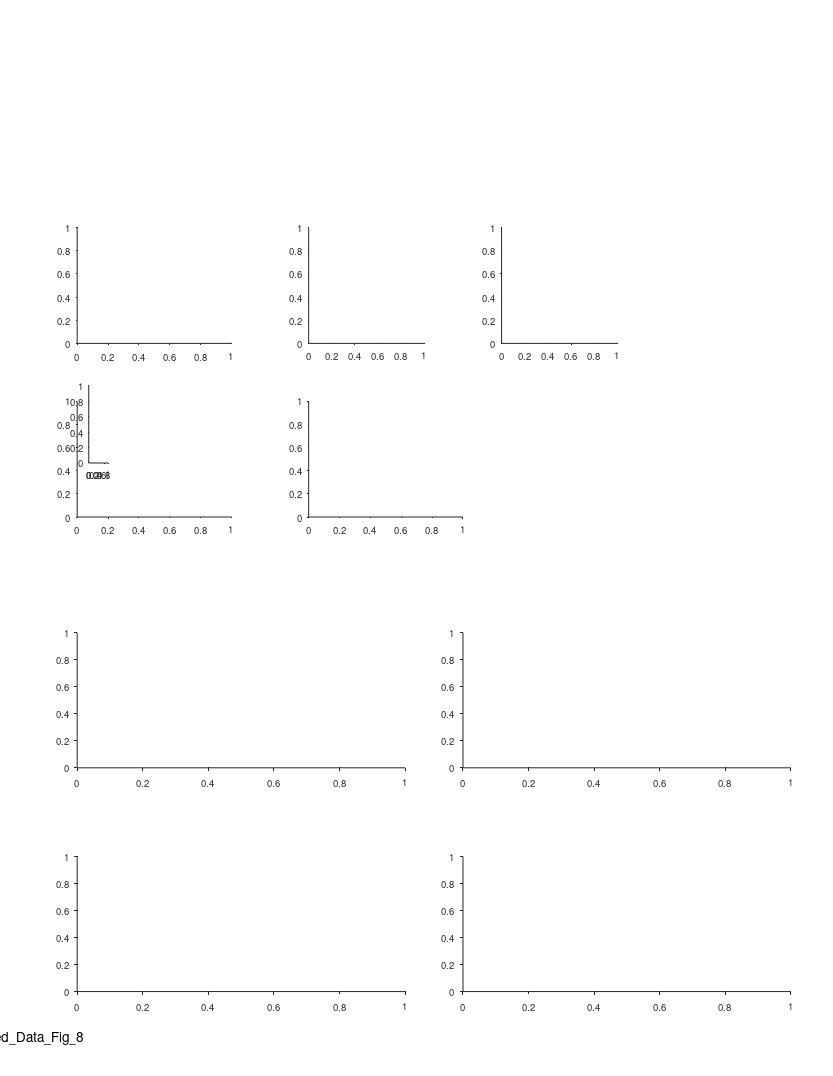

The MATLAB source for this figure: (Note: this script raises an error after producing the figure.)
%% Replay - Fig supp 8 - reverse/forward + future+past + takeoff/landing/midair + ball1/ball2
%%
clear 
clc
close all

%% data options 
params_opt = 11; % decoding opt 
% params_opt = 21; % decoding opt (random walk = fixed speed)

%% plotting options

%% graphics params
TakeLandCategoriesOrder = {
    'Takeoff'
    'Mid-air'
    'Landing'};
ForRevCategoriesOrder = {
    'Forward'
    'Reverse'};
PastFutureCategoriesOrder = {
    'Past'
    'Future'};

hist_style = 'stairs';
% hist_style = 'bar';
switch hist_style 
    case 'stairs'
        hist_color_prop = 'EdgeColor';
    case 'bar'
        hist_color_prop = 'FaceColor';
end


%% define output files
res_dir =  'L:\paper_replay\figures';
mkdir(res_dir)
fig_name_str = 'Extended_Data_Fig_8';
fig_caption_str = ' ';
log_name_str = [fig_name_str '_log_file' '.txt'];
log_name_str = strrep(log_name_str , ':', '-');
log_name_str = strrep(log_name_str , ' ', '_');
log_name_out = fullfile(res_dir, log_name_str);

%% open log file
diary off
diary(log_name_out)
diary on
disp('Log file');
disp(['created: ', datestr(clock)]);
disp('======================================================');
disp([fig_name_str ':' fig_caption_str]);   
disp('======================================================');
disp('');

%% create figure
% figure_size_cm = [21.0 29.7]; % ~A4
figure_size_cm = [21.6 27.9]; % ~US letter
close all
fig = figure;
% Some WYSIWYG options:
set(gcf,'DefaultAxesFontSize',7);
set(gcf,'DefaultAxesFontName','helvetica');
set(gcf,'DefaultAxesUnits','centimeters');
set(gcf,'PaperType','usletter')
% set(gcf,'PaperType','<custom>');
set(gcf,'PaperUnits','centimeters','PaperPosition',[0 0 figure_size_cm]);
set(gcf,'PaperOrientation','portrait');
set(gcf,'Units','centimeters','Position',get(gcf,'paperPosition')+[0 0 0 0]); % position on screen...
set(gcf, 'Renderer', 'painters');
% set(gcf, 'color', 'none');
set(groot, 'defaultAxesColor','None')
set(groot, 'defaultAxesTickDir', 'out');
set(groot,  'defaultAxesTickDirMode', 'manual');
annotation('textbox', [0.5 1 0 0], 'String',fig_name_str, 'HorizontalAlignment','center','Interpreter','none', 'FitBoxToText','on');

% create panels
clear panels
panels{1}(1) = axes('position', [2  19 4 3]);
panels{2}(1) = axes('position', [8  19 3 3]);
panels{3}(1) = axes('position', [13 19 3 3]);
panels{4}(1) = axes('position', [2 14.5 4 3]);
panels{4}(2) = axes('position', [2 14.5 .5 2]+[.3 1.4 0 0]);
panels{5}(1) = axes('position', [8 14.5 4 3]);

w = 8.5;
h = 3.5;
x = [2 12];
y = [8 2.2];
panels{6}(1,1) = axes('position', [x(1) y(1) w h]);
panels{6}(1,2) = axes('position', [x(2) y(1) w h]);
panels{6}(2,1) = axes('position', [x(1) y(2) w h]);
panels{6}(2,2) = axes('position', [x(2) y(2) w h]);

sdf = cellfun(@(x)x(:)', panels, 'UniformOutput', false);
sdf = [sdf{:}];
total_offset = [0 2.5];
for ii = 1:length(sdf)
    sdf(ii).Position([1 2]) = sdf(ii).Position([1 2]) + total_offset;
end

%% load data
if ~exist('events','var')

[exp_list,T] = decoding_get_inclusion_list();
T = T(exp_list,:);
clear exp_list
groupsummary(T,'bat_num')
if exist('bats_to_include','var')
    T = groupfilter(T,"bat_num",@(x)ismember(x,bats_to_include),'bat_num');
end
bats = unique(T.bat_num)

events = {};
for ii_exp = 1:height(T)
    % load exp data
    exp_ID = T.exp_ID{ii_exp};
    exp = exp_load_data(exp_ID,'details','rest');
    epoch_type = 'rest';
    [events_session, params] = decoding_load_events_quantification(exp_ID, epoch_type, params_opt, 'posterior');
    [~, TF] = decoding_apply_seq_inclusion_criteria([events_session.seq_model]);
    events_session(~TF) = [];
    if isempty(events_session)
        continue;
    end
    % assign resting ball num
    X = [exp.rest.events.start_ts];
    V = [exp.rest.events.ball_num];
    Xq = [events_session.peak_ts];
    [events_session.ball_num] = disperse( interp1(X, V, Xq, 'previous','extrap') );
    events{ii_exp} = events_session;
end
T.nEvents = cellfun(@length,events)';
sortrows( groupsummary(T,'bat_num',["median","mean","max","sum"],"nEvents"),"sum_nEvents", 'descend')
events = [events{:}];
seqs = [events.seq_model];
end

%% classify seq as forward / reverse 
gForRev = categorical([seqs.forward],[true false],{'Forward','Reverse'})';
gForRev = categorical(gForRev,ForRevCategoriesOrder);
nFor = sum(gForRev=='Forward');
nRev = sum(gForRev=='Reverse');
ForRev_binom_pval = myBinomTest(nFor,length(gForRev),0.5,'two');
disp('Comparing Forward vs. Reverse')
fprintf('Forward: n=%d, Reverse: n=%d, ratio=%.2g\n',nFor,nRev, nFor/nRev);
fprintf('Binomial test (two-sided), p=%.2g\n', ForRev_binom_pval);

%% classify seq as Takeoff / Landing (or non of them)
thr = 0.05;
gTakeLand = classify_replay_landing_takeoff_other(seqs,thr);
gTakeLand = categorical(gTakeLand,TakeLandCategoriesOrder);
nTakeoff = sum(gTakeLand=='Takeoff');
nLanding = sum(gTakeLand=='Landing');
nTakeoffLanding = nTakeoff + nLanding;
TakeLand_binom_pval = myBinomTest(nLanding,nTakeoffLanding,0.5,'two');
disp('Comparing Landing vs. takeoff')
fprintf('Landing: n=%d, Takeoff: n=%d, ratio=%.2g\n',nLanding,nTakeoff, nLanding/nTakeoff);
fprintf('Binomial test (two-sided), p=%.2g\n',TakeLand_binom_pval);

%% classify seq as (immediate) past / future
gPastFuture = categorical( ([events.ball_num] == 1 & [seqs.state_direction] == 1) | ...
                           ([events.ball_num] == 2 & [seqs.state_direction] == -1), ...
    [true false],{'Future','Past'})';
gPastFuture = categorical(gPastFuture,PastFutureCategoriesOrder);
nPast = sum(gPastFuture =='Past');
nFuture = sum(gPastFuture =='Future');
PastFuture_binom_pval = myBinomTest(nPast,length(gPastFuture),0.5,'two');
disp('Comparing (immediate) Past vs. Future')
fprintf('Past: n=%d, Future: n=%d, ratio=%.2g\n',nPast,nFuture, nPast/nFuture);
fprintf('Binomial test (two-sided), p=%.2g\n',PastFuture_binom_pval);


%% takeoff vs landing
axes(panels{1}(1))
cla
hold on
G = categorical(categories(gTakeLand));
gcounts = tabulate(gTakeLand);
counts = [gcounts{:,2}];
proportions = counts./sum(counts);
expectedProportion = [.05 .9 0.05];
p = myBinomTest(counts,sum(counts),expectedProportion,'two').*length(counts);
p(p==0)=realmin;
fprintf('\nboth balls: takeoff vs landing\n')
for ii = 1:length(p)
    fprintf('%s: P binom (two-sided) = %d\n',TakeLandCategoriesOrder{ii},p(ii));
end

xG = 1:length(G);
Y = proportions;
h=bar(xG,Y);
h.BarWidth = 0.75;
h.FaceColor = 0.5*[1 1 1];
hax=gca;
% hax.XTickLabel = TakeLandCategoriesOrder;
for ii = 1:length(G)
    x = ii+[-1 1].*h.BarWidth/2;
    y = expectedProportion(ii).*sum(Y);
    line(x, [y, y], 'Color', 'r', 'LineWidth', 2);
    x = ii;
    y = Y(ii)+0.001*max(Y);
%     text(x,y, "{\itP} < 10^{"+ceil(log10(p(ii)))+"}", horizontalAlignment = 'center',VerticalAlignment='bottom',FontSize=6);
    signifStr = genSignifStrAstricks(p(ii));
    str = {signifStr;"{\itn} = " + counts(ii)};
    text(x,y, str, horizontalAlignment = 'center',VerticalAlignment='bottom',FontSize=8);
end
% xlabel('Replay speed (m/s)', 'Units','normalized', 'Position',[0.5 -0.12]);
ylabel('Fraction', 'Units','normalized', 'Position',[-0.18 .5]);
hax=gca;
hax.TickLength(1) = [0.025];
hax.XRuler.TickLabelGapOffset = -1;
hax.YRuler.TickLabelGapOffset = 0;
hax.XLim = [min(xG) max(xG)] + [-1 1].*0.5;
hax.XTick = xG;
hax.XTickLabel = [];
for ii=1:length(TakeLandCategoriesOrder)
    text(ii, hax.YLim(1)-0.15*range(hax.YLim), {TakeLandCategoriesOrder{ii},'zone'},'HorizontalAlignment','center','FontSize',7)
end

%% takeoff vs landing - separated by balls
% for ii_ball = 1:2
% axes(panels{4}(ii_ball))
% cla
% hold on
% 
% events_ball_IX = [events.ball_num] == ii_ball;
% gTakeLand_by_ball = gTakeLand(events_ball_IX);
% G = categorical(categories(gTakeLand_by_ball));
% gcounts = tabulate(gTakeLand_by_ball);
% counts = [gcounts{:,2}];
% proportions = counts./sum(counts);
% expectedProportion = [.05 .9 0.05];
% expectedCounts = expectedProportion .* sum(counts);
% p = myBinomTest(counts,sum(counts),expectedProportion,'two').*length(counts);
% p(p==0)=realmin;
% xG = 1:length(G);
% 
% Y = proportions;
% h=bar(xG,Y);
% h.BarWidth = 0.75;
% h.FaceColor = 0.5*[1 1 1];
% hax=gca;
% hax.XTick = xG;
% hax.XTickLabel = TakeLandCategoriesOrder;
% for ii = 1:length(G)
%     x = ii+[-1 1].*h.BarWidth/2;
%     y = expectedProportion(ii).*sum(Y);
%     line(x, [y, y], 'Color', 'r', 'LineWidth', 2);
%     x = ii;
%     y = Y(ii)+0.001*max(Y);
% %     text(x,y, "{\itP} < 10^{"+ceil(log10(p(ii)))+"}", horizontalAlignment = 'center',VerticalAlignment='bottom',FontSize=6);
%     signifStr = genSignifStrAstricks(p(ii));
%     str = {signifStr;"{\itn} = " + counts(ii)};
%     text(x,y, str, horizontalAlignment = 'center',VerticalAlignment='bottom',FontSize=8);
% end
% % xlabel('Replay speed (m/s)', 'Units','normalized', 'Position',[0.5 -0.12]);
% ylabel('Fraction', 'Units','normalized', 'Position',[-0.2 .5]);
% hax=gca;
% hax.TickLength(1) = [0.025];
% hax.XRuler.TickLabelGapOffset = -1;
% hax.YRuler.TickLabelGapOffset = -1;
% hax.XLim = [min(xG) max(xG)] + [-1 1].*0.5;
% 
% end


%% Forward vs Reverse
axes(panels{3}(1))
cla
hold on
G = categorical(categories(gForRev));
gcounts = tabulate(gForRev);
counts = [gcounts{:,2}];
proportions = counts./sum(counts);
expectedProportion = [.5 .5];
expectedCounts = expectedProportion .* sum(counts);
p = myBinomTest(counts,sum(counts),expectedProportion,'two').*length(counts);
p(p==0)=realmin;
fprintf('\nboth balls: Forward vs Reverse\n')
for ii = 1:length(p)
    fprintf('%s: P binom (two-sided) = %d\n',ForRevCategoriesOrder{ii},p(ii));
end

xG = 1:length(G);
Y = proportions;
h=bar(xG,Y);
h.BarWidth = 0.75;
h.FaceColor = 0.5*[1 1 1];
hax=gca;
hax.XTick = xG;
hax.XTickLabel = ForRevCategoriesOrder;
for ii = 1:length(G)
    x = ii+[-1 1].*h.BarWidth/2;
    y = expectedProportion(ii).*sum(Y);
    line(x, [y, y], 'Color', 'r', 'LineWidth', 2);
    x = ii;
    y = Y(ii)+0.03*max(Y);
%     text(x,y, "{\itP} < 10^{"+ceil(log10(p(ii)))+"}", horizontalAlignment = 'center',VerticalAlignment='bottom',FontSize=6);
    signifStr = genSignifStrAstricks(p(ii));
    str = {signifStr;"{\itn} = " + counts(ii)};
    text(x,y, str, horizontalAlignment = 'center',VerticalAlignment='bottom',FontSize=8);
end
% xlabel('Replay speed (m/s)', 'Units','normalized', 'Position',[0.5 -0.12]);
ylabel('Fraction', 'Units','normalized', 'Position',[-0.2 .5]);
hax=gca;
hax.TickLength(1) = [0.025];
hax.XRuler.TickLabelGapOffset = -1;
hax.YRuler.TickLabelGapOffset = 0;
hax.XLim = [min(xG) max(xG)] + [-1 1].*0.5;
hax.YLim = [0 0.7];


%% Forward vs Reverse - separated by balls
% for ii_ball = 1:2
% axes(panels{5}(ii_ball))
% cla
% hold on
% 
% events_ball_IX = [events.ball_num] == ii_ball;
% gForRev_by_ball = gForRev(events_ball_IX);
% G = categorical(categories(gForRev_by_ball));
% gcounts = tabulate(gForRev_by_ball);
% counts = [gcounts{:,2}];
% proportions = counts./sum(counts);
% expectedProportion = [.5 .5];
% expectedCounts = expectedProportion .* sum(counts);
% p = myBinomTest(counts,sum(counts),expectedProportion,'two').*length(counts);
% p(p==0)=realmin;
% xG = 1:length(G);
% 
% Y = proportions;
% h=bar(xG,Y);
% h.BarWidth = 0.75;
% h.FaceColor = 0.5*[1 1 1];
% hax=gca;
% hax.XTick = xG;
% hax.XTickLabel = ForRevCategoriesOrder;
% for ii = 1:length(G)
%     x = ii+[-1 1].*h.BarWidth/2;
%     y = expectedProportion(ii).*sum(Y);
%     line(x, [y, y], 'Color', 'r', 'LineWidth', 2);
%     x = ii;
%     y = Y(ii)+0.001*max(Y);
% %     text(x,y, "{\itP} < 10^{"+ceil(log10(p(ii)))+"}", horizontalAlignment = 'center',VerticalAlignment='bottom',FontSize=6);
%     signifStr = genSignifStrAstricks(p(ii));
%     str = {signifStr;"{\itn} = " + counts(ii)};
%     text(x,y, str, horizontalAlignment = 'center',VerticalAlignment='bottom',FontSize=8);
% end
% % xlabel('Replay speed (m/s)', 'Units','normalized', 'Position',[0.5 -0.12]);
% ylabel('Fraction', 'Units','normalized', 'Position',[-0.2 .5]);
% hax=gca;
% hax.TickLength(1) = [0.025];
% hax.XRuler.TickLabelGapOffset = -1;
% hax.YRuler.TickLabelGapOffset = -1;
% hax.XLim = [min(xG) max(xG)] + [-1 1].*0.5;
% hax.YLim = [0 0.7];
% 
% end



%% Future vs Past
axes(panels{2}(1))
cla
hold on
G = categorical(categories(gPastFuture));
gcounts = tabulate(gPastFuture);
counts = [gcounts{:,2}];
proportions = counts./sum(counts);
expectedProportion = [.5 .5];
expectedCounts = expectedProportion .* sum(counts);
p = myBinomTest(counts,sum(counts),expectedProportion,'two').*length(counts);
p(p==0)=realmin;
fprintf('\nboth balls: Future vs Past\n')
for ii = 1:length(p)
    fprintf('%s: P binom (two-sided) = %d\n',PastFutureCategoriesOrder{ii},p(ii));
end

xG = 1:length(G);
Y = proportions;
h=bar(xG,Y);
h.BarWidth = 0.75;
h.FaceColor = 0.5*[1 1 1];
hax=gca;
hax.XTick = xG;
hax.XTickLabel = PastFutureCategoriesOrder;
for ii = 1:length(G)
    x = ii+[-1 1].*h.BarWidth/2;
    y = expectedProportion(ii).*sum(Y);
    line(x, [y, y], 'Color', 'r', 'LineWidth', 2);
    x = ii;
    y = Y(ii)+0.1*max(Y);
%     text(x,y, "{\itP} < 10^{"+ceil(log10(p(ii)))+"}", horizontalAlignment = 'center',VerticalAlignment='bottom',FontSize=6);
    signifStr = genSignifStrAstricks(p(ii));
    str = {signifStr;"{\itn} = " + counts(ii)};
    text(x,y, str, horizontalAlignment = 'center',VerticalAlignment='bottom',FontSize=8);
end
% xlabel('Replay speed (m/s)', 'Units','normalized', 'Position',[0.5 -0.12]);
ylabel('Fraction', 'Units','normalized', 'Position',[-0.2 .5]);
hax=gca;
hax.TickLength(1) = [0.025];
hax.XRuler.TickLabelGapOffset = -1;
hax.YRuler.TickLabelGapOffset = 0;
hax.XLim = [min(xG) max(xG)] + [-1 1].*0.5;
hax.YLim = [0 0.7];

%% Future vs Past - separated by balls
% for ii_ball = 1:2
% axes(panels{6}(ii_ball))
% cla
% hold on
% 
% events_ball_IX = [events.ball_num] == ii_ball;
% gPastFuture_by_ball = gPastFuture(events_ball_IX);
% G = categorical(categories(gPastFuture_by_ball));
% gcounts = tabulate(gPastFuture_by_ball);
% counts = [gcounts{:,2}];
% proportions = counts./sum(counts);
% expectedProportion = [.5 .5];
% expectedCounts = expectedProportion .* sum(counts);
% p = myBinomTest(counts,sum(counts),expectedProportion,'two').*length(counts);
% p(p==0)=realmin;
% xG = 1:length(G);
% 
% Y = proportions;
% h=bar(xG,Y);
% h.BarWidth = 0.75;
% h.FaceColor = 0.5*[1 1 1];
% hax=gca;
% hax.XTick = xG;
% hax.XTickLabel = PastFutureCategoriesOrder;
% for ii = 1:length(G)
%     x = ii+[-1 1].*h.BarWidth/2;
%     y = expectedProportion(ii).*sum(Y);
%     line(x, [y, y], 'Color', 'r', 'LineWidth', 2);
%     x = ii;
%     y = Y(ii)+0.001*max(Y);
% %     text(x,y, "{\itP} < 10^{"+ceil(log10(p(ii)))+"}", horizontalAlignment = 'center',VerticalAlignment='bottom',FontSize=6);
%     signifStr = genSignifStrAstricks(p(ii));
%     str = {signifStr;"{\itn} = " + counts(ii)};
%     text(x,y, str, horizontalAlignment = 'center',VerticalAlignment='bottom',FontSize=8);
% end
% % xlabel('Replay speed (m/s)', 'Units','normalized', 'Position',[0.5 -0.12]);
% ylabel('Fraction', 'Units','normalized', 'Position',[-0.2 .5]);
% % text(1.6,0.5,"Ball "+ii_ball,'Units','normalized','FontSize',10,'HorizontalAlignment','center');
% hax=gca;
% hax.TickLength(1) = [0.025];
% hax.XRuler.TickLabelGapOffset = -1;
% hax.YRuler.TickLabelGapOffset = -1;
% hax.XLim = [min(xG) max(xG)] + [-1 1].*0.5;
% hax.YLim = [0 0.7];
% 
% end









%% Takeoff/Landing X Past/Future X Forward/Reverse
axes(panels{4}(1))
cla reset
hold on

% from fig 2  (start) ---------------
TakeLand_thr = 0.05;
g = gTakeLand .* gPastFuture;
[N,G] = histcounts(g);
N = reshape(N,2,3)';
G = reshape(G,2,3)';
takeoff_IX = find(all(contains(G,'Takeoff'),2));
midair_IX = find(all(contains(G,'Mid-air'),2));
landing_IX = find(all(contains(G,'Landing'),2));
new_order = [takeoff_IX midair_IX landing_IX];
N = N(new_order,:);
G = G(new_order,:);
N([1 3],:) = N([1 3],:)./TakeLand_thr;
N([2],:) = N([2],:)./(1-2*TakeLand_thr);
N = N ./ sum(N,"all");
% from fig 2  (end) ---------------

g = gTakeLand .* gPastFuture .*gForRev;
[N,G] = histcounts(g);
N = reshape(N,2,2,3);
G = reshape(G,2,2,3);
N = permute(N,[3 2 1]);
G = permute(G,[3 2 1]);
new_order = [takeoff_IX midair_IX landing_IX];  
N = N(new_order,:,:);
G = G(new_order,:,:);

N([1 3],:,:) = N([1 3],:,:)./TakeLand_thr;
N([2],  :,:) = N([2],  :,:)./(1-2*TakeLand_thr);
N = N ./ sum(N,"all");

w = 0.28;
x = linspace(0,1,3);
hs = (x(2)-x(1))*0.35;
clear hb1 hb2
hb1 = bar(x-hs/2,   squeeze(N(:,1,:)), w, 'stacked');
hb2 = bar(x+hs/2,   squeeze(N(:,2,:)), w, 'stacked');
hb1(1).FaceColor = 'flat';
hb1(2).FaceColor = 'flat';
hb2(1).FaceColor = 'flat';
hb2(2).FaceColor = 'flat';
hb1(1).CData = 0.00*[1 1 1];
hb1(2).CData = 0.35*[1 1 1];
hb2(1).CData = 0.85*[1 1 1];
hb2(2).CData = 1.00*[1 1 1];
% hb1(1).FaceColor = 0.0*[1 1 1];
% hb1(2).FaceColor = 0.0*[1 1 1];
% hb2(1).FaceColor = 1.0*[1 1 1];
% hb2(2).FaceColor = 1.0*[1 1 1];
% plot(hb1(1).XData+w/4.*[-1 1]',hb1(1).YData([1 1;2 2;3 3]'),'w','LineWidth',1.1);
% plot(hb2(1).XData+w/4.*[-1 1]',hb2(1).YData([1 1;2 2;3 3]'),'k','LineWidth',1.1);
% hb1(1).EdgeColor = 'w';
% hb1(2).EdgeColor = 'w';
% hb2(1).EdgeColor = 'k';
% hb2(2).EdgeColor = 'k';
xlim([0 1]+w.*[-1 1])
xticklabels()
hax=gca;
hax.XTickLabel = [];
for ii=1:length(TakeLandCategoriesOrder)
    text(x(ii), hax.YLim(1)-0.15*range(hax.YLim), {TakeLandCategoriesOrder{ii},'zone'},'HorizontalAlignment','center','FontSize',7)
end

ylabel('Fraction')

%% add legend 
clc
axes(panels{4}(2))
cla reset
hold on
axis off
axis ij

V = [.2 0; .2 .7; .8 .7; .8 0];
F = [1 2 3 4 1];
h=patch('Faces',F,'Vertices',V+[0 1]*1); h.FaceColor=[1 1 1]*.1;
h=patch('Faces',F,'Vertices',V+[0 1]*2); h.FaceColor=[1 1 1]*.3;
h=patch('Faces',F,'Vertices',V+[0 1]*3); h.FaceColor=[1 1 1]*.7;
h=patch('Faces',F,'Vertices',V+[0 1]*4); h.FaceColor=[1 1 1]*.9;

% x = [0.2 0.2 .8 .8];
% y = [0 .7 .7 0];
% h=patch('XData',x, 'YData', y+1, 'FaceColor','Flat')
% patch(x,y+1, 'r', 'FaceColor','Flat', 'CData',0.35*[1 1 1])
% patch(x,y+2, 'r', 'FaceColor','Flat', 'CData',0.35*[1 1 1])
% patch(x,y+3, 'r', 'FaceColor','Flat', 'CData',0.35*[1 1 1])
% patch(x,y+4, 'r', 'FaceColor','Flat', 'CData',0.35*[1 1 1])
% patch(x,y+2, 0.*[1 1 1])
% patch(x,y+3, 0.85*[1 1 1])
% patch(x,y+4, 1.0*[1 1 1])
x = 1.1;
y = [1:4]+0.35;
font_size = 7;
text(x,y(1),'Past forward','FontSize',font_size,'HorizontalAlignment','left','VerticalAlignment','middle')
text(x,y(2),'Past reverse','FontSize',font_size,'HorizontalAlignment','left','VerticalAlignment','middle')
text(x,y(3),'Future forward','FontSize',font_size,'HorizontalAlignment','left','VerticalAlignment','middle')
text(x,y(4),'Future reverse','FontSize',font_size,'HorizontalAlignment','left','VerticalAlignment','middle')
xlim([0 1])
ylim([0 5])

%% replay distance from current location
axes(panels{5}(1))
cla reset
hold on
x = abs([seqs.middle_pos_norm] - interp1([1 2],[0 1],[events.rest_ball_num]));
histogram(x,'BinWidth',0.05,'BinLimits',[0 1],'DisplayStyle','stairs','Normalization','probability','EdgeColor','k');
% gTakeLand = reordercats(gTakeLand,["Takeoff","Mid-air","Landing"]);
% G = categories(gTakeLand);
% for ii_g = 1:length(G)
%     gcurr = G{ii_g};
%     IX = gTakeLand==gcurr;
% %     IX = IX & gForRev=="Forward";
% %     IX = IX & gForRev=="Reverse";
%     seqs_g = seqs(IX);
%     events_g = events(IX);
%     x = abs([seqs_g.middle_pos_norm] - interp1([1 2],[0 1],[events_g.rest_ball_num]));
%     histogram(x,'BinWidth',0.05,'BinLimits',[0 1],'DisplayStyle','stairs','DisplayName',gcurr,'Normalization','probability');
% end
xlim([0 1])
xticks([0 1])
% legend('Box','off')
xlabel({'Distance of awake replay';'from current position (norm.)'},'units','normalized','position',[0.5 -.05])
ylabel('Probability')








%% ========================================================================

%% plot replay start/end position histograms (per forward/reverse replays)
nbins = 100;
cmap = brewermap(100,'RdBu');
clrs = cmap([0.9 0.1].*size(cmap,1),:);
directions = [1 -1];
g = gForRev';
for ii_dir = 1:length(directions)
    seqs_dir_TF = [seqs.state_direction]==directions(ii_dir);

    axes(panels{6}(1,ii_dir))
    cla reset
    hold on
    x = [seqs.start_pos_norm];
    histogram(x(g=='Forward' & seqs_dir_TF),linspace(0,1,nbins+1),'Normalization','count',hist_color_prop,clrs(1,:),'DisplayStyle',hist_style);
    histogram(x(g=='Reverse' & seqs_dir_TF),linspace(0,1,nbins+1),'Normalization','count',hist_color_prop,clrs(2,:),'DisplayStyle',hist_style);
%     h=legend('Forward','Reverse');
%     h.Box='off';
    xlabel('Start position of replay (norm.)')
    ylabel('Counts')
    hax=gca;
    hax.XRuler.TickLabelGapOffset = -1;

    axes(panels{6}(2,ii_dir))
    cla
    hold on
    x = [seqs.end_pos_norm];
    histogram(x(g=='Forward' & seqs_dir_TF),linspace(0,1,nbins+1),'Normalization','count',hist_color_prop,clrs(1,:),'DisplayStyle',hist_style);
    histogram(x(g=='Reverse' & seqs_dir_TF),linspace(0,1,nbins+1),'Normalization','count',hist_color_prop,clrs(2,:),'DisplayStyle',hist_style);
    xlabel('End position of replay (norm.)')
    ylabel('Counts')
    hax=gca;
    hax.XRuler.TickLabelGapOffset = -1;
end

% set ylimits
panels{6}(1,1).YLim = [0 80];
panels{6}(2,1).YLim = [0 180];
panels{6}(1,2).YLim = [0 120];
panels{6}(2,2).YLim = [0 150];

for ii=1:numel(panels{6})
    pnl = panels{6}(ii); axes(pnl);
    text(0,-0.24*range(pnl.YLim),{'Resting';'platform 1'},'HorizontalAlignment','center','FontSize',8);
    text(1,-0.24*range(pnl.YLim),{'Resting';'platform 2'},'HorizontalAlignment','center','FontSize',8);
end

% pointers to takeoff/landing in the histogram (dir 1)
TL_fnt_sz = 7;
h=annotation('textarrow');
h.Parent=panels{6}(1,1);
h.X = 0.011*[1 1];
h.Y = 45+[0 -7];
h.String = '    Takeoffs';
h.FontSize = TL_fnt_sz; h.HeadLength = 4; h.HeadWidth = 4;

h=annotation('textarrow');
h.Parent=panels{6}(1,1);
h.X = 0.052*[1 1];
h.Y = 22+[0 -7];
h.String = {'           Reverse','           takeoffs'};
h.FontSize = TL_fnt_sz; h.HeadLength = 4; h.HeadWidth = 4;

h=annotation('textarrow');
h.Parent=panels{6}(1,1);
h.X = 0.92.*[1 1];
h.Y = 75+[0 -7];
h.String = {'Landings          '};
h.FontSize = TL_fnt_sz; h.HeadLength = 4; h.HeadWidth = 4;

h=annotation('textarrow');
h.Parent=panels{6}(1,1);
h.X = 0.985*[1 1];
h.Y = 70+[0 -7];
h.String = {'            Reverse';'            landings'};
h.FontSize = TL_fnt_sz; h.HeadLength = 4; h.HeadWidth = 4;

h=annotation('textarrow');
h.Parent=panels{6}(2,1);
h.X = 0.005*[1 1];
h.Y = 61+[0 -30];
h.String = {'     Reverse','     takeoffs'};
h.FontSize = TL_fnt_sz; h.HeadLength = 4; h.HeadWidth = 4;

h=annotation('textarrow');
h.Parent=panels{6}(2,1);
h.X = 0.05*[1 1];
h.Y = 35+[0 -15];
h.String = {'        Takeoffs'};
h.FontSize = TL_fnt_sz; h.HeadLength = 4; h.HeadWidth = 4;

h=annotation('textarrow');
h.Parent=panels{6}(2,1);
h.X = 0.985*[1 1];
h.Y = 180+[0 -12];
h.String = 'Landings';
h.FontSize = TL_fnt_sz; h.HeadLength = 4; h.HeadWidth = 4;

h=annotation('textarrow');
h.Parent=panels{6}(2,1);
h.X = 0.93*[1 1];
h.Y = 60+[0 -12];
h.String = {'Reverse          ','landings          '};
h.FontSize = TL_fnt_sz; h.HeadLength = 4; h.HeadWidth = 4;

% pointers to takeoff/landing in the histogram (dir 2)
h=annotation('textarrow');
h.Parent=panels{6}(1,2);
h.X = 0.015*[1 1];
h.Y = 110+[0 -12];
h.String = {'     Reverse','     landings'};
h.FontSize = TL_fnt_sz; h.HeadLength = 4; h.HeadWidth = 4;

h=annotation('textarrow');
h.Parent=panels{6}(1,2);
h.X = 0.06*[1 1];
h.Y = 65+[0 -12];
h.String = '          Landings';
h.FontSize = TL_fnt_sz; h.HeadLength = 4; h.HeadWidth = 4;

h=annotation('textarrow');
h.Parent=panels{6}(1,2);
h.X = 0.99*[1 1];
h.Y = 70+[0 -20];
h.String = '       Takeoffs';
h.FontSize = TL_fnt_sz; h.HeadLength = 4; h.HeadWidth = 4;

h=annotation('textarrow');
h.Parent=panels{6}(1,2);
h.Units='normalized';
h.X = 0.95+[0 0];
h.Y = 47+[0 -15];
h.String = {'Reverse          ','takeoffs          '};
h.FontSize = TL_fnt_sz; h.HeadLength = 4; h.HeadWidth = 4;

h=annotation('textarrow');
h.Parent=panels{6}(2,2);
h.X = 0.015*[1 1];
h.Y = 140+[0 -15];
h.String = '    Landings';
h.FontSize = TL_fnt_sz; h.HeadLength = 4; h.HeadWidth = 4;

h=annotation('textarrow');
h.Parent=panels{6}(2,2);
h.X = 0.07*[1 1];
h.Y = 65+[0 -15];
h.String = {'       Reverse','       landings'};
h.FontSize = TL_fnt_sz; h.HeadLength = 4; h.HeadWidth = 4;

h=annotation('textarrow');
h.Parent=panels{6}(2,2);
h.X = 0.99*[1 1];
h.Y = 60+[0 -20];
h.String = {'       Reverse','       takeoffs'};
h.FontSize = TL_fnt_sz; h.HeadLength = 4; h.HeadWidth = 4;

h=annotation('textarrow');
h.Parent=panels{6}(2,2);
h.Units='normalized';
h.X = 0.93+[0 0];
h.Y = 50+[0 -15];
h.String = {'Takeoffs         '};
h.FontSize = TL_fnt_sz; h.HeadLength = 4; h.HeadWidth = 4;

%% legend (dir 1)
pnl = panels{6}(1,1);
axes(pnl);
h=annotation('textarrow');
h.Units='centimeters';
h.X = pnl.Position(1) + pnl.Position(3).*[0.6 0.8];
h.Y = pnl.Position(2) + pnl.Position(4).*[1.1 1.1];
h.Text.HorizontalAlignment = 'right';
h.String = 'For map of direction  '; h.FontSize = 9;

h=annotation('textarrow');
h.Units='centimeters';
h.X = pnl.Position(1) + pnl.Position(3).*[0.6 0.7];
h.Y = pnl.Position(2) + pnl.Position(4).*[0.9 0.9];
h.Color = clrs(1,:); h.String = 'Forward  '; h.FontSize = 9;
h.HeadLength = 5; h.HeadWidth = 8;

h=annotation('textarrow');
h.Units='centimeters';
h.X = pnl.Position(1) + pnl.Position(3).*[0.7 0.6];
h.Y = pnl.Position(2) + pnl.Position(4).*[0.73 0.73];
h.Color = clrs(2,:);
h.Text.HorizontalAlignment = 'right';
h.String = 'Reverse           '; h.FontSize = 9;
h.HeadLength = 5; h.HeadWidth = 8;

%% legend (dir 2)
pnl = panels{6}(1,2);
axes(pnl);
h=annotation('textarrow');
h.Units='centimeters';
h.X = pnl.Position(1) + pnl.Position(3).*[0.8 0.6];
h.Y = pnl.Position(2) + pnl.Position(4).*[1.1 1.1];
h.Text.HorizontalAlignment = 'right';
h.String = 'For map of direction                    '; h.FontSize = 9;

h=annotation('textarrow');
h.Units='centimeters';
h.X = pnl.Position(1) + pnl.Position(3).*[0.7 0.6];
h.Y = pnl.Position(2) + pnl.Position(4).*[0.9 0.9];
h.Text.HorizontalAlignment = 'right';
h.Color = clrs(1,:); h.String = 'Forward           '; h.FontSize = 9;
h.HeadLength = 5; h.HeadWidth = 8;

h=annotation('textarrow');
h.Units='centimeters';
h.X = pnl.Position(1) + pnl.Position(3).*[0.6 0.7];
h.Y = pnl.Position(2) + pnl.Position(4).*[0.73 0.73];
h.Color = clrs(2,:);
h.String = 'Reverse  '; h.FontSize = 9;
h.HeadLength = 5; h.HeadWidth = 8;


%% ========================================================================



%% add panel letters
font_size = 11;
axes(panels{1}(1))
text(-0.25,1.1, 'a', 'Units','normalized','FontWeight','bold','FontSize',font_size);
axes(panels{2}(1))
text(-0.4,1.1, 'b', 'Units','normalized','FontWeight','bold','FontSize',font_size);
axes(panels{3}(1))
text(-0.3,1.1, 'c', 'Units','normalized','FontWeight','bold','FontSize',font_size);
axes(panels{4}(1))
text(-0.25,1.1, 'd', 'Units','normalized','FontWeight','bold','FontSize',font_size);
axes(panels{5}(1))
text(-0.28,1.1, 'e', 'Units','normalized','FontWeight','bold','FontSize',font_size);
axes(panels{6}(1,1))
text(-0.115,1.1, 'f', 'Units','normalized','FontWeight','bold','FontSize',font_size);
axes(panels{6}(2,1))
text(-0.115,1.1, 'g', 'Units','normalized','FontWeight','bold','FontSize',font_size);

%% add line titles
% axes(panels{1}(1))
% text(-0.7,0.5,{"Both landing","balls"},'Units','normalized','FontSize',10,'HorizontalAlignment','center');
% axes(panels{4}(1))
% text(-0.7,0.5,{"Ball 1"},'Units','normalized','FontSize',10,'HorizontalAlignment','center');
% axes(panels{4}(2))
% text(-0.7,0.5,{"Ball 2"},'Units','normalized','FontSize',10,'HorizontalAlignment','center');

%%
fig_name = sprintf('%s_decoding_opt_%d',fig_name_str, params_opt);
file_out = fullfile(res_dir, fig_name);
print(gcf, file_out, '-dpdf', '-cmyk', '-painters');
disp('figure saved!')


%%
function str = genSignifStrAstricks(pval)
if pval < 0.001
    str = '***';
elseif pval < 0.01
    str = '**';
elseif pval < 0.05
    str = '*';
else
    str = 'n.s.';
end
end